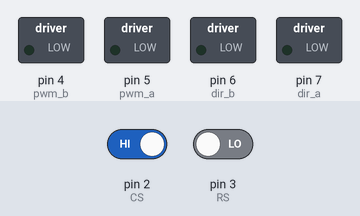
Bench run of a sketch on a simulated Arduino Uno, built with avr-gcc and run on an emulated ATmega328P. Shown: switched loads named in the sketch (green lamp = pin HIGH). Inputs (shaded band) come from the test bench; at power-on: pin 2 (CS) HIGH, pin 3 (RS) LOW.

Above: at 1.2 s.
1.3 s: pin 2 (CS) driven LOW
At 1.6 s:
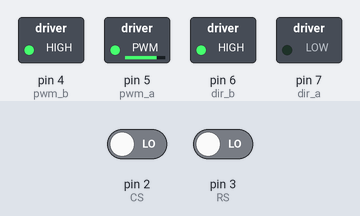
2.8 s: pin 2 (CS) driven HIGH and pin 3 (RS) driven HIGH
At 4.0 s:
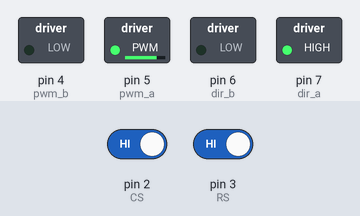
Timing chart, 0 to 5.8 s (numbered marks = the images above; inputs shaded):
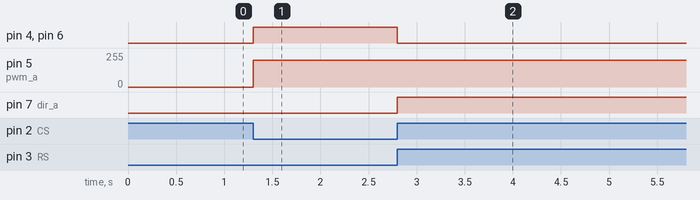

Measured:
- after the input at 1.3 s, pin 4 (pwm_b), pin 6 (dir_b): LOW → HIGH at once; pin 5 (pwm_a): 0/255 → 200/255 at once
- after the input at 2.8 s, pin 4 (pwm_b), pin 6 (dir_b): HIGH → LOW at once; pin 7 (dir_a): LOW → HIGH at once

The sketch:

debugg11.ino
```cpp
#define LS 1      // central sensor++
#define CS 2      // left sensor
#define RS 3      // right sensor

int dir_a = 7;
int dir_b = 6;
int pwm_a = 5;     //dir_a == right motor
int pwm_b = 4;     //dir_b == left motor

void setup()
{
  pinMode(pwm_a, OUTPUT);
  pinMode(pwm_b, OUTPUT);
  pinMode(dir_a, OUTPUT);
  pinMode(dir_b, OUTPUT);

  analogWrite(pwm_a, 0);
  analogWrite(pwm_b, 0);

  Serial.begin(115200);
}

void loop()
{
 if(digitalRead(LS)&& (!(digitalRead(CS))) && digitalRead(RS))     //forward
 {
  digitalWrite(dir_a, HIGH);
  digitalWrite(dir_b, HIGH);   //dir_a == right motor
  analogWrite(pwm_a, 200);
  analogWrite(pwm_b, 200);
 }

 if((!(digitalRead(RS)) && digitalRead(LS))&& digitalRead(CS))  //misalighned--left sensor on the track
 {
  digitalWrite(dir_a, HIGH);
  digitalWrite(dir_b, HIGH);             //dir_a == right motor
  analogWrite(pwm_a, 0);
  analogWrite(pwm_b, 200);
  //digitalWrite(dir_b, HIGH);
  //analogWrite(pwm_b, 200);
 }

 if((!(digitalRead(LS)) && digitalRead(RS)) && (digitalRead(CS)))    //misalighned-- right sensor on the track
 {
  /*//digitalWrite(dir_a, LOW);
  digitalWrite(dir_b, HIGH);              //dir_a == right motor
  //analogWrite(pwm_a, 200);
  analogWrite(pwm_b, 200);*/

  digitalWrite(dir_a, HIGH);
  digitalWrite(dir_b, LOW);            //dir_a == right motor
  analogWrite(pwm_a, 200);
  analogWrite(pwm_b, 0);
 }

 if((!(digitalRead(LS)) && (!(digitalRead(RS)))&&(!(digitalRead(CS)))))    // all high, turn left
 {
  digitalWrite(dir_b, HIGH);
  digitalWrite(dir_a, LOW);            //dir_a == right motor
  analogWrite(pwm_b, 200);
  analogWrite(pwm_a, 200);
  digitalWrite(13, HIGH);
 }

 if ((digitalRead(LS)&&digitalRead(CS))&&digitalRead(RS))     // u turn
 {
  digitalWrite(dir_a, LOW);
  digitalWrite(dir_b, HIGH);     //dir_a == right motor
  analogWrite(pwm_a, 200);
  analogWrite(pwm_b, 200);
 }

 if((!(digitalRead(RS)) && digitalRead(LS)) && (!(digitalRead(CS))))    //right turn
 {
  digitalWrite(dir_a, LOW);
  digitalWrite(dir_b, HIGH);            //dir_a == right motor
  analogWrite(pwm_a, 0);
  analogWrite(pwm_b, 200);
 }

 if((!(digitalRead(RS)) && digitalRead(LS))&& (!(digitalRead(CS))))  //left turn               ytdyfhuy
 {
  digitalWrite(dir_a, LOW);
  digitalWrite(dir_b, HIGH);            //dir_a == right motor
  analogWrite(pwm_a, 200);
  analogWrite(pwm_b, 0);
 }


}
```
